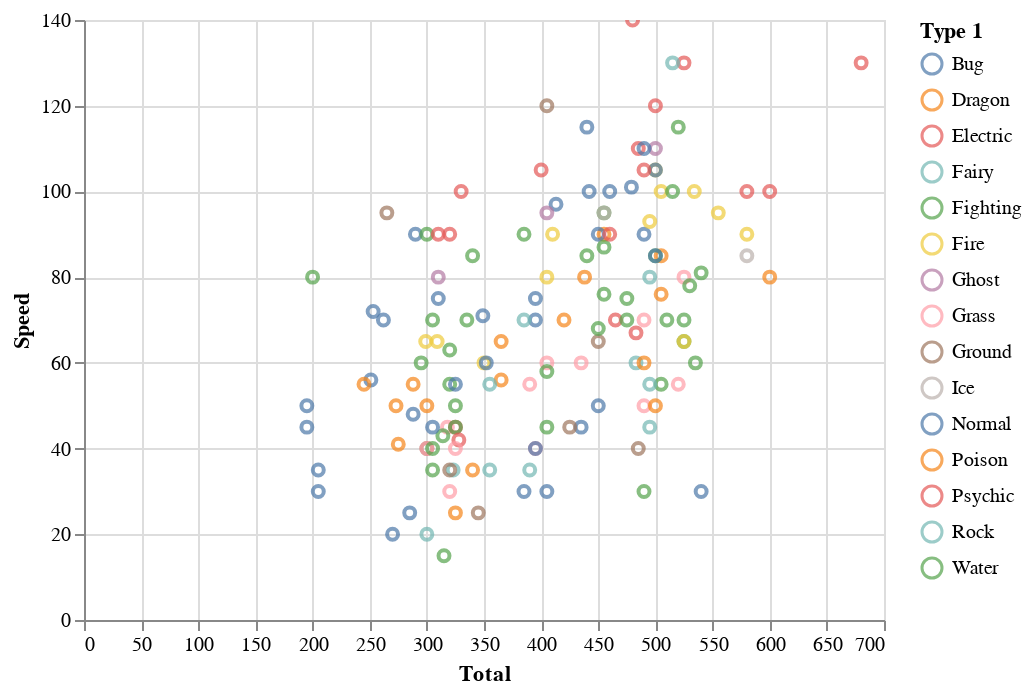

Source (notebook cell):
### Code cell
alt.Chart(df).mark_point().encode(
   x='Total',
   y='Speed',
   color='Type 1'
).interactive()

### Figure 1 — Vega-Lite specification as saved in the notebook (floating-point values rounded to 4 significant figures; data arrays with more than 128 entries replaced by an {"elided": "..."} marker saying what was removed)
{"config": {"view": {"continuousWidth": 400, "continuousHeight": 300}}, "data": {"name": "data-5eafba443aa54ea1789fab40add1f57d"}, "mark": "point", "encoding": {"color": {"field": "Type 1", "type": "nominal"}, "x": {"field": "Total", "type": "quantitative"}, "y": {"field": "Speed", "type": "quantitative"}}, "selection": {"selector001": {"type": "interval", "bind": "scales", "encodings": ["x", "y"]}}, "$schema": "https://vega.github.io/schema/vega-lite/v4.17.0.json", "datasets": {"data-5eafba443aa54ea1789fab40add1f57d": {"elided": "151 records"}}}
